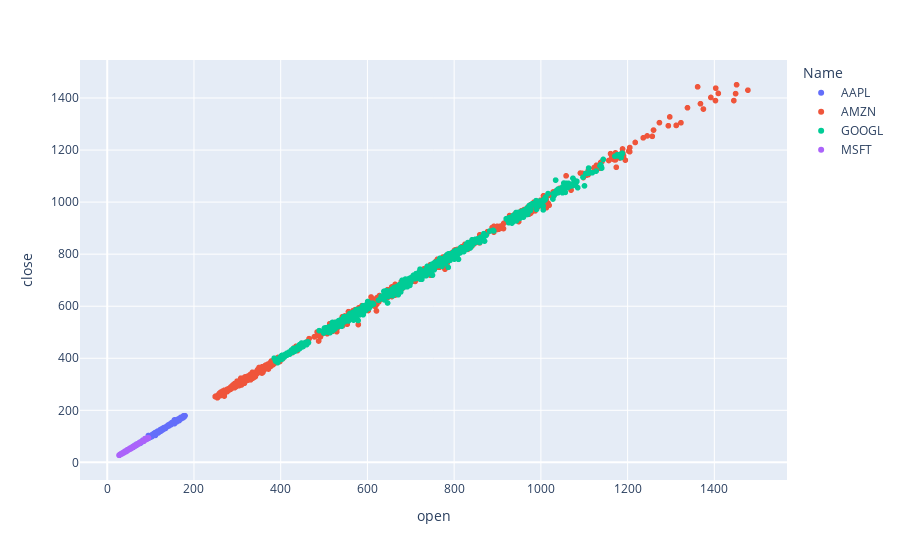

This figure's notebook cell:
### Code cell
px.scatter(data_frame=df,x='open',y='close',color='Name')

### Figure 1 — Plotly figure (JSON) as saved in the notebook; plotly's stock layout.template omitted (floating-point values rounded to 4 significant figures; data arrays with more than 128 entries replaced by an {"elided": "..."} marker saying what was removed)
{"data": [{"hovertemplate": "Name=AAPL<br>open=%{x}<br>close=%{y}<extra></extra>", "legendgroup": "AAPL", "marker": {"color": "#636efa", "symbol": "circle"}, "mode": "markers", "name": "AAPL", "showlegend": true, "type": "scattergl", "x": {"elided": "1259 float values"}, "xaxis": "x", "y": {"elided": "1259 float values"}, "yaxis": "y"}, {"hovertemplate": "Name=AMZN<br>open=%{x}<br>close=%{y}<extra></extra>", "legendgroup": "AMZN", "marker": {"color": "#EF553B", "symbol": "circle"}, "mode": "markers", "name": "AMZN", "showlegend": true, "type": "scattergl", "x": {"elided": "1259 float values"}, "xaxis": "x", "y": {"elided": "1259 float values"}, "yaxis": "y"}, {"hovertemplate": "Name=GOOGL<br>open=%{x}<br>close=%{y}<extra></extra>", "legendgroup": "GOOGL", "marker": {"color": "#00cc96", "symbol": "circle"}, "mode": "markers", "name": "GOOGL", "showlegend": true, "type": "scattergl", "x": {"elided": "1259 float values"}, "xaxis": "x", "y": {"elided": "1259 float values"}, "yaxis": "y"}, {"hovertemplate": "Name=MSFT<br>open=%{x}<br>close=%{y}<extra></extra>", "legendgroup": "MSFT", "marker": {"color": "#ab63fa", "symbol": "circle"}, "mode": "markers", "name": "MSFT", "showlegend": true, "type": "scattergl", "x": {"elided": "1259 float values"}, "xaxis": "x", "y": {"elided": "1259 float values"}, "yaxis": "y"}], "layout": {"autosize": true, "legend": {"title": {"text": "Name"}, "tracegroupgap": 0}, "margin": {"t": 60}, "xaxis": {"anchor": "y", "autorange": true, "domain": [0, 1], "range": [-60.84, 1566.0], "title": {"text": "open"}, "type": "linear"}, "yaxis": {"anchor": "x", "autorange": true, "domain": [0, 1], "range": [-82.85, 1561.0], "title": {"text": "close"}, "type": "linear"}}}
